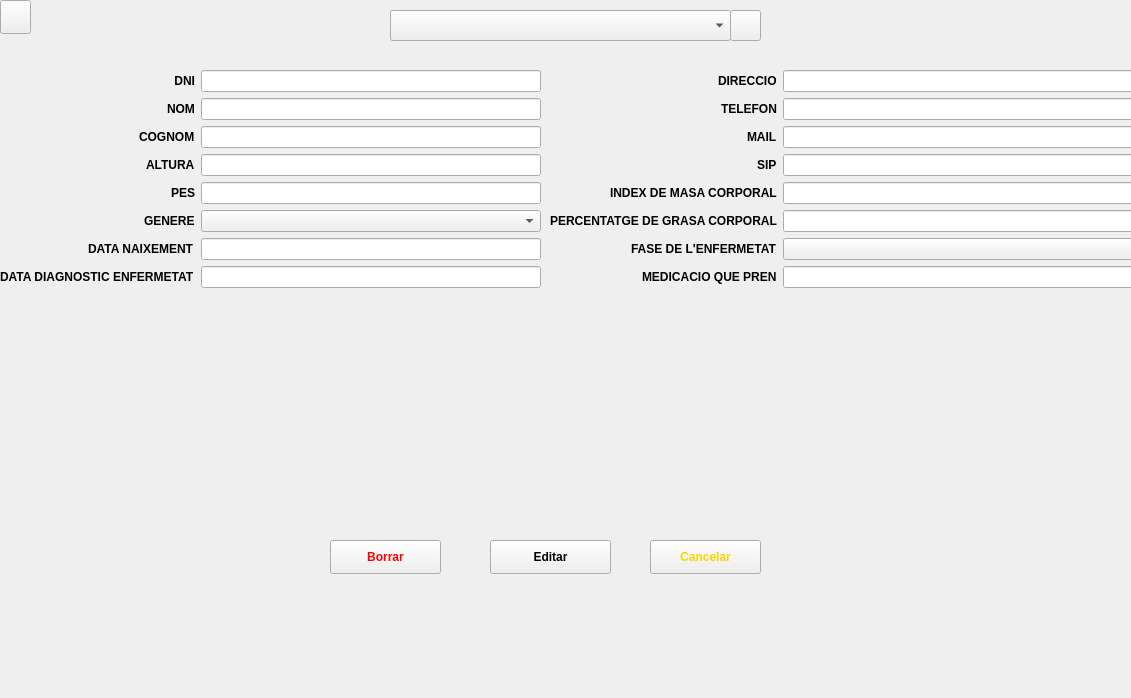
<?xml version="1.0" encoding="UTF-8"?>
<ui version="4.0">
 <class>Form</class>
 <widget class="QWidget" name="Form">
  <property name="geometry">
   <rect>
    <x>0</x>
    <y>0</y>
    <width>1131</width>
    <height>698</height>
   </rect>
  </property>
  <property name="windowTitle">
   <string>Form</string>
  </property>
  <widget class="QComboBox" name="cbPatients">
   <property name="geometry">
    <rect>
     <x>390</x>
     <y>10</y>
     <width>341</width>
     <height>31</height>
    </rect>
   </property>
  </widget>
  <widget class="QPushButton" name="editBtn">
   <property name="geometry">
    <rect>
     <x>490</x>
     <y>540</y>
     <width>121</width>
     <height>34</height>
    </rect>
   </property>
   <property name="font">
    <font>
     <weight>75</weight>
     <bold>true</bold>
    </font>
   </property>
   <property name="text">
    <string>Editar</string>
   </property>
  </widget>
  <widget class="QPushButton" name="deleteBtn">
   <property name="geometry">
    <rect>
     <x>330</x>
     <y>540</y>
     <width>111</width>
     <height>34</height>
    </rect>
   </property>
   <property name="font">
    <font>
     <weight>75</weight>
     <bold>true</bold>
    </font>
   </property>
   <property name="cursor">
    <cursorShape>ArrowCursor</cursorShape>
   </property>
   <property name="whatsThis">
    <string>Borrar pacient</string>
   </property>
   <property name="styleSheet">
    <string notr="true">color: red;</string>
   </property>
   <property name="text">
    <string>Borrar</string>
   </property>
  </widget>
  <widget class="QPushButton" name="cancelBtn">
   <property name="geometry">
    <rect>
     <x>650</x>
     <y>540</y>
     <width>111</width>
     <height>34</height>
    </rect>
   </property>
   <property name="font">
    <font>
     <weight>75</weight>
     <bold>true</bold>
    </font>
   </property>
   <property name="whatsThis">
    <string>Cancelar modificacio</string>
   </property>
   <property name="styleSheet">
    <string notr="true">color: #FFD300;</string>
   </property>
   <property name="text">
    <string>Cancelar</string>
   </property>
  </widget>
  <widget class="QPushButton" name="refresh_combo_box_btn">
   <property name="geometry">
    <rect>
     <x>730</x>
     <y>10</y>
     <width>31</width>
     <height>31</height>
    </rect>
   </property>
   <property name="text">
    <string/>
   </property>
  </widget>
  <widget class="QPushButton" name="backButton">
   <property name="geometry">
    <rect>
     <x>0</x>
     <y>0</y>
     <width>31</width>
     <height>34</height>
    </rect>
   </property>
   <property name="text">
    <string/>
   </property>
  </widget>
  <widget class="QWidget" name="formLayoutWidget_2">
   <property name="geometry">
    <rect>
     <x>0</x>
     <y>70</y>
     <width>541</width>
     <height>311</height>
    </rect>
   </property>
   <layout class="QFormLayout" name="formLayout_2">
    <property name="labelAlignment">
     <set>Qt::AlignRight|Qt::AlignTrailing|Qt::AlignVCenter</set>
    </property>
    <item row="0" column="0">
     <widget class="QLabel" name="label_6">
      <property name="font">
       <font>
        <weight>75</weight>
        <bold>true</bold>
       </font>
      </property>
      <property name="text">
       <string>DNI</string>
      </property>
      <property name="alignment">
       <set>Qt::AlignRight|Qt::AlignTrailing|Qt::AlignVCenter</set>
      </property>
     </widget>
    </item>
    <item row="1" column="0">
     <widget class="QLabel" name="label_7">
      <property name="font">
       <font>
        <weight>75</weight>
        <bold>true</bold>
       </font>
      </property>
      <property name="text">
       <string>NOM</string>
      </property>
     </widget>
    </item>
    <item row="2" column="0">
     <widget class="QLabel" name="label_8">
      <property name="font">
       <font>
        <weight>75</weight>
        <bold>true</bold>
       </font>
      </property>
      <property name="text">
       <string>COGNOM</string>
      </property>
     </widget>
    </item>
    <item row="3" column="0">
     <widget class="QLabel" name="label_9">
      <property name="font">
       <font>
        <weight>75</weight>
        <bold>true</bold>
       </font>
      </property>
      <property name="text">
       <string>ALTURA</string>
      </property>
     </widget>
    </item>
    <item row="4" column="0">
     <widget class="QLabel" name="label_10">
      <property name="font">
       <font>
        <weight>75</weight>
        <bold>true</bold>
       </font>
      </property>
      <property name="text">
       <string>PES</string>
      </property>
     </widget>
    </item>
    <item row="0" column="1">
     <widget class="QLineEdit" name="textDni">
      <property name="maxLength">
       <number>9</number>
      </property>
     </widget>
    </item>
    <item row="1" column="1">
     <widget class="QLineEdit" name="textName"/>
    </item>
    <item row="2" column="1">
     <widget class="QLineEdit" name="textSurname"/>
    </item>
    <item row="3" column="1">
     <widget class="QLineEdit" name="textHeight"/>
    </item>
    <item row="4" column="1">
     <widget class="QLineEdit" name="textWeight"/>
    </item>
    <item row="5" column="0">
     <widget class="QLabel" name="label_17">
      <property name="font">
       <font>
        <weight>75</weight>
        <bold>true</bold>
       </font>
      </property>
      <property name="text">
       <string>GENERE</string>
      </property>
     </widget>
    </item>
    <item row="6" column="0">
     <widget class="QLabel" name="label_12">
      <property name="font">
       <font>
        <weight>75</weight>
        <bold>true</bold>
       </font>
      </property>
      <property name="text">
       <string>DATA NAIXEMENT</string>
      </property>
     </widget>
    </item>
    <item row="6" column="1">
     <widget class="QLineEdit" name="textBirthDate"/>
    </item>
    <item row="7" column="0">
     <widget class="QLabel" name="label_11">
      <property name="font">
       <font>
        <weight>75</weight>
        <bold>true</bold>
       </font>
      </property>
      <property name="text">
       <string>DATA DIAGNOSTIC ENFERMETAT</string>
      </property>
     </widget>
    </item>
    <item row="7" column="1">
     <widget class="QLineEdit" name="textDEDate"/>
    </item>
    <item row="5" column="1">
     <widget class="QComboBox" name="cbGender"/>
    </item>
   </layout>
  </widget>
  <widget class="QWidget" name="formLayoutWidget_3">
   <property name="geometry">
    <rect>
     <x>550</x>
     <y>70</y>
     <width>733</width>
     <height>311</height>
    </rect>
   </property>
   <layout class="QFormLayout" name="formLayout_3">
    <property name="labelAlignment">
     <set>Qt::AlignRight|Qt::AlignTrailing|Qt::AlignVCenter</set>
    </property>
    <item row="0" column="0">
     <widget class="QLabel" name="label_13">
      <property name="font">
       <font>
        <weight>75</weight>
        <bold>true</bold>
       </font>
      </property>
      <property name="text">
       <string>DIRECCIO</string>
      </property>
     </widget>
    </item>
    <item row="0" column="1">
     <widget class="QLineEdit" name="textAddress"/>
    </item>
    <item row="1" column="0">
     <widget class="QLabel" name="label_14">
      <property name="font">
       <font>
        <weight>75</weight>
        <bold>true</bold>
       </font>
      </property>
      <property name="text">
       <string>TELEFON</string>
      </property>
     </widget>
    </item>
    <item row="1" column="1">
     <widget class="QLineEdit" name="textPhone"/>
    </item>
    <item row="2" column="0">
     <widget class="QLabel" name="label_15">
      <property name="font">
       <font>
        <weight>75</weight>
        <bold>true</bold>
       </font>
      </property>
      <property name="text">
       <string>MAIL</string>
      </property>
     </widget>
    </item>
    <item row="2" column="1">
     <widget class="QLineEdit" name="textMail"/>
    </item>
    <item row="3" column="0">
     <widget class="QLabel" name="label_16">
      <property name="font">
       <font>
        <weight>75</weight>
        <bold>true</bold>
       </font>
      </property>
      <property name="text">
       <string>SIP</string>
      </property>
     </widget>
    </item>
    <item row="3" column="1">
     <widget class="QLineEdit" name="textSIP">
      <property name="maxLength">
       <number>8</number>
      </property>
     </widget>
    </item>
    <item row="4" column="0">
     <widget class="QLabel" name="label_18">
      <property name="font">
       <font>
        <weight>75</weight>
        <bold>true</bold>
       </font>
      </property>
      <property name="text">
       <string>INDEX DE MASA CORPORAL</string>
      </property>
     </widget>
    </item>
    <item row="4" column="1">
     <widget class="QLineEdit" name="textIMC"/>
    </item>
    <item row="5" column="0">
     <widget class="QLabel" name="label_19">
      <property name="font">
       <font>
        <weight>75</weight>
        <bold>true</bold>
       </font>
      </property>
      <property name="text">
       <string>PERCENTATGE DE GRASA CORPORAL</string>
      </property>
     </widget>
    </item>
    <item row="7" column="0">
     <widget class="QLabel" name="label_20">
      <property name="font">
       <font>
        <weight>75</weight>
        <bold>true</bold>
       </font>
      </property>
      <property name="text">
       <string>MEDICACIO QUE PREN</string>
      </property>
     </widget>
    </item>
    <item row="5" column="1">
     <widget class="QLineEdit" name="textPGC"/>
    </item>
    <item row="7" column="1">
     <widget class="QLineEdit" name="textMP"/>
    </item>
    <item row="6" column="0">
     <widget class="QLabel" name="label_21">
      <property name="font">
       <font>
        <weight>75</weight>
        <bold>true</bold>
       </font>
      </property>
      <property name="text">
       <string>FASE DE L'ENFERMETAT</string>
      </property>
     </widget>
    </item>
    <item row="6" column="1">
     <widget class="QComboBox" name="cbPhaseDisease"/>
    </item>
   </layout>
  </widget>
 </widget>
 <resources/>
 <connections/>
</ui>
